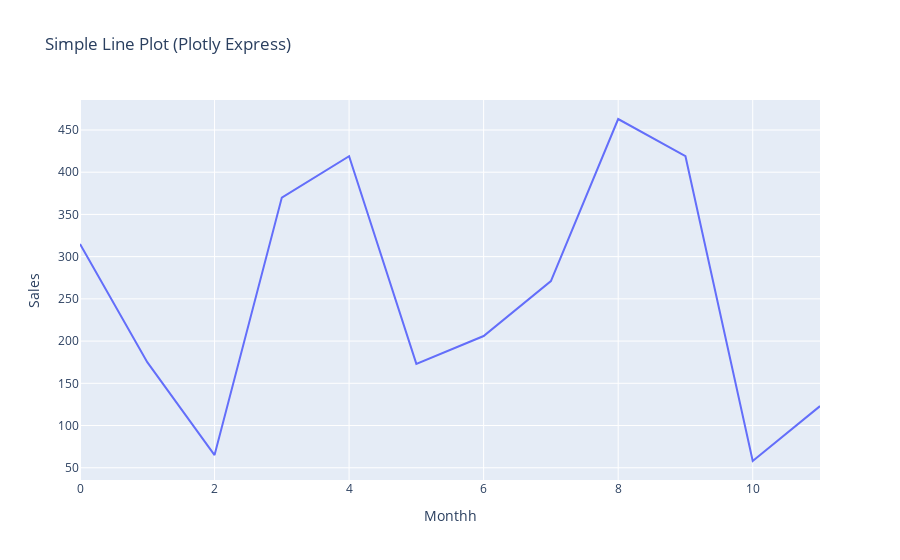

Notebook cell for this chart:
### Markdown cell above
#### Using Plotly Express

### Code cell
fig_px = px.line(x=x, y=y, title='Simple Line Plot (Plotly Express)', labels ={'x': 'Monthh', 'y': 'Sales'})
fig_px.show()

### Figure 1 — Plotly figure (JSON) as saved in the notebook; plotly's stock layout.template omitted (floating-point values rounded to 4 significant figures)
{"data": [{"hovertemplate": "Monthh=%{x}<br>Sales=%{y}<extra></extra>", "legendgroup": "", "line": {"color": "#636efa", "dash": "solid"}, "marker": {"symbol": "circle"}, "mode": "lines", "name": "", "orientation": "v", "showlegend": false, "type": "scatter", "x": [0, 1, 2, 3, 4, 5, 6, 7, 8, 9, 10, 11], "xaxis": "x", "y": [315, 175, 65, 370, 419, 173, 206, 271, 463, 419, 58, 123], "yaxis": "y"}], "layout": {"legend": {"tracegroupgap": 0}, "title": {"text": "Simple Line Plot (Plotly Express)"}, "xaxis": {"anchor": "y", "domain": [0, 1], "title": {"text": "Monthh"}}, "yaxis": {"anchor": "x", "domain": [0, 1], "title": {"text": "Sales"}}}}
